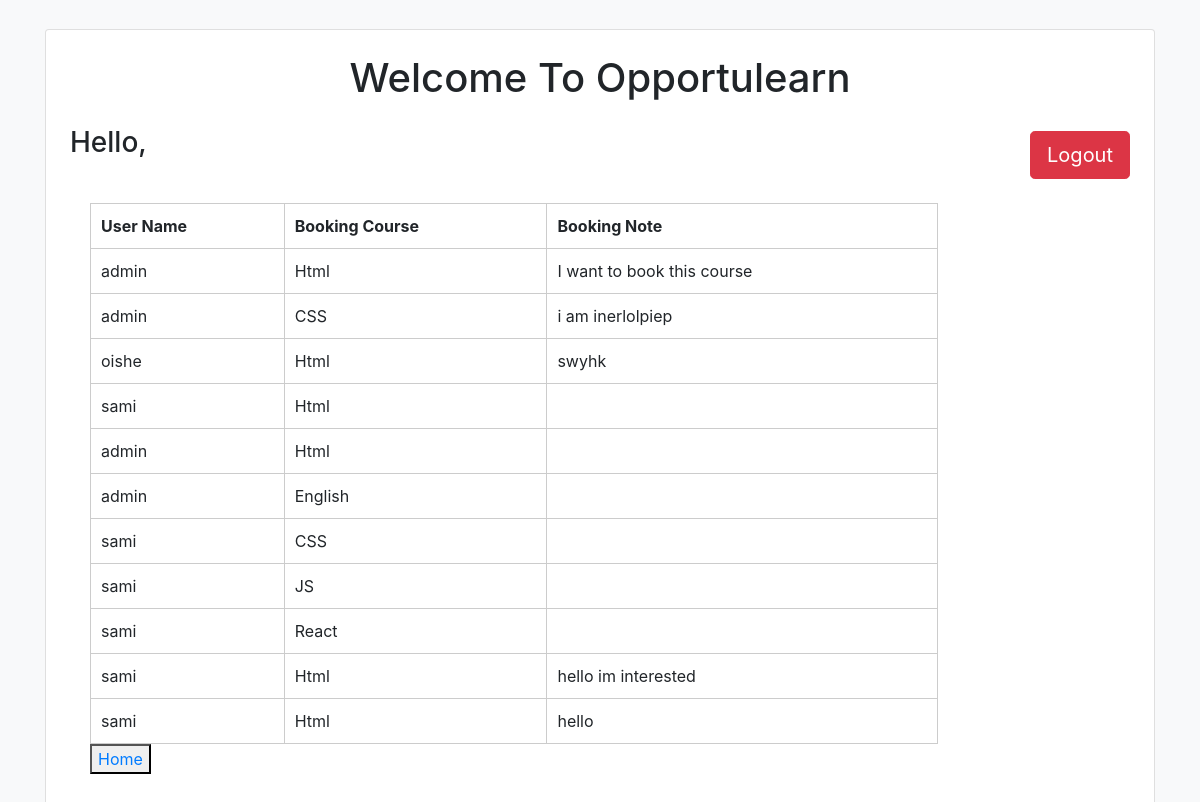
The page /booking_list/ on the database its author committed.
### education/models.py (models this page shows, shortened)
class Booking(models.Model):
    user = models.ForeignKey(User, on_delete=models.CASCADE)
    course = models.ForeignKey(Course, on_delete=models.CASCADE)
    note = models.TextField(null=True, blank=True)

class Course(models.Model):
    CHOICE_ONE = 'Free'
    CHOICE_TWO = 'Paid'
    YOUR_CHOICES = [
        (CHOICE_ONE, 'Free'),
        (CHOICE_TWO, 'Paid'),
    ]
    category = models.ForeignKey(Category, on_delete=models.CASCADE)
    name = models.CharField(max_length=90)
    payment_category = models.CharField(
        max_length=10, choices=YOUR_CHOICES, default=CHOICE_ONE,)
    payment_amount = models.DecimalField(max_digits=10, decimal_places=2)
    note = models.TextField(null=True, blank=True)
    class Meta:
        verbose_name_plural = 'Courses'
    def __str__(self):
        return self.name

### education/views.py (the view)
# urls.py: path('booking_list/', views.booking_list, name='booking_list'),
def booking_list(request):
    booking = Booking.objects.all()
    return render(request, 'booking.html', {'booking': booking})

### templates/booking.html (shortened to what this page needs)
{% extends "./base.html" %}
{% load static %}
{% block content %}
    <div class="form-container">
        <table>
            <thead>
                <tr>
                    <th>User Name</th>
                    <th>Booking Course</th>
                    <th>Booking Note</th>
                </tr>
            </thead>
            <tbody>
                {% for booking in booking %}
                    <tr>
                        <td>{{ booking.user }}</td>
                        <td>{{ booking.course }}</td>
                        <td>{{ booking.note }}</td>
                    </tr>
                {% endfor %}
            </tbody>
        </table>
        <button> <a href="/">Home</a></button>
    </div>
{% endblock %}

### templates/booking.html (style rules this page uses)
body { display: flex; align-items: center; justify-content: center; height: 100vh; margin: 0; }
.form-container { width: 80%; margin: 20px; }
table { width: 100%; border-collapse: collapse; margin-top: 20px; }
table, th, td { border: 1px solid #ccc; }
th, td { padding: 10px; text-align: left; }

### rows shown on the page
Booking: user "admin", course "Html", note "I want to book this course"
Booking: user "admin", course "CSS", note "i am inerlolpiep"
Booking: user "oishe", course "Html", note "swyhk"
Booking: user "sami", course "Html"
Booking: user "admin", course "Html"
Booking: user "admin", course "English"
Booking: user "sami", course "CSS"
Booking: user "sami", course "JS"
Booking: user "sami", course "React"
Booking: user "sami", course "Html", note "hello im interested"
Booking: user "sami", course "Html", note "hello"
